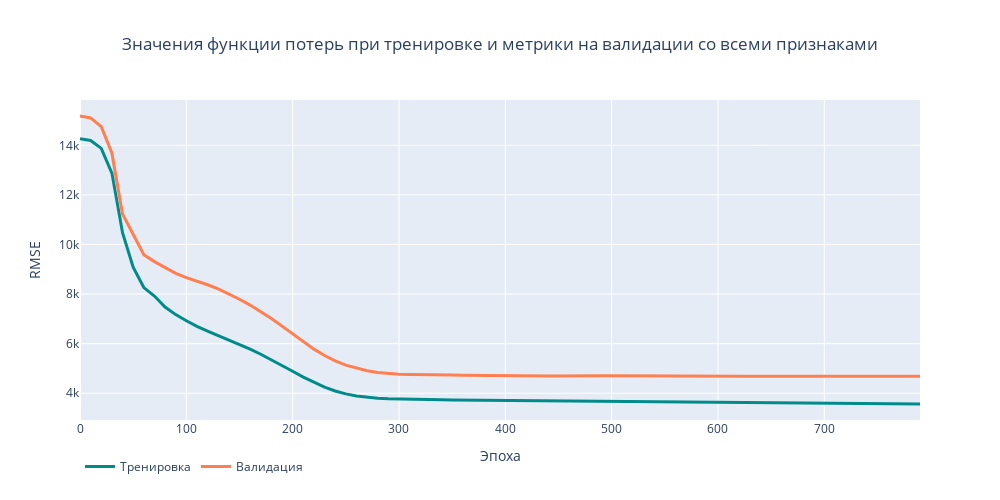
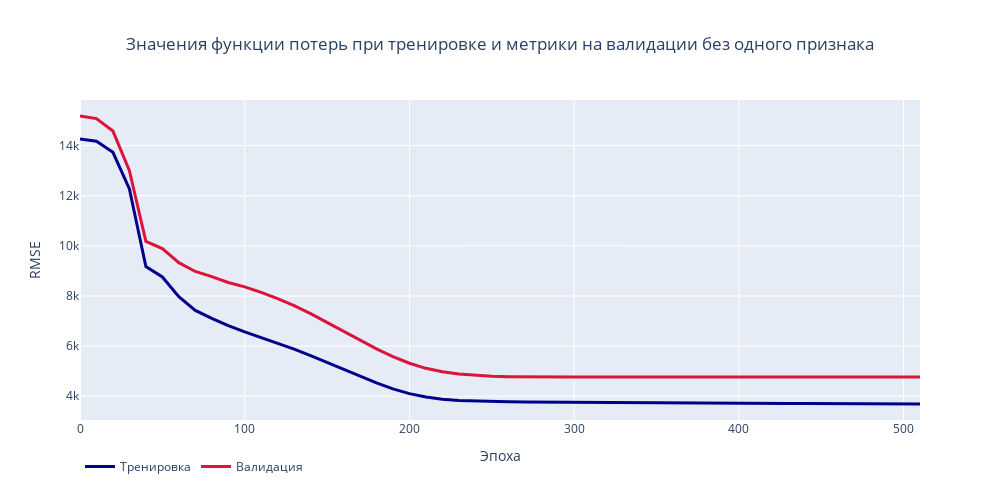

Notebook code cell kept with these figures, in order:
### Code cell
# просмотр процесса обучения сетей с большим количеством слоёв
fit_plot(train_loss_ext, valid_metric_ext)
fit_plot(abb_train_loss_ext, abb_valid_metric_ext, 1)
